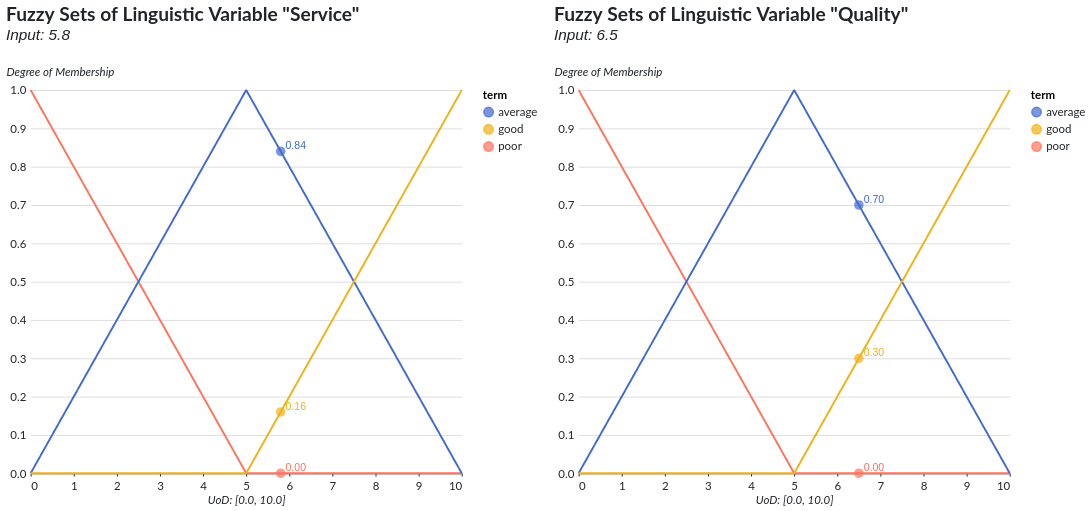

The cell this chart's notebook holds for it:
### Markdown cell above
### Visual Inference

### Code cell
plot_inference_inputs(fis=fis, crisp_inputs={"service": 5.8, "quality": 6.5}, resolution=1000)

### Figure 1 — Vega-Lite specification as saved in the notebook (floating-point values rounded to 4 significant figures; data arrays with more than 128 entries replaced by an {"elided": "..."} marker saying what was removed)
{"background": "#ffffff", "config": {"title": {"anchor": "start", "font": "Lato", "color": "#212529", "fontSize": 20, "fontStyle": "normal", "subtitleFontSize": 16, "subtitleColor": "#212529", "fontWeight": 700, "subtitleFontWeight": 400, "subtitleFontStyle": "italic", "dy": -20}, "legend": {"labelFont": "Lato", "labelFontSize": 12, "labelColor": "#212529", "padding": 0, "titleFontSize": 12, "titleFont": "Lato", "titleAnchor": "start", "titleFontWeight": 700}, "axis": {"titleFontSize": 12, "titleFontStyle": "italic", "titleFontWeight": 400, "titleFont": "Lato", "titleColor": "#212529", "labelFontSize": 12, "labelFont": "Lato", "labelColor": "#212529", "labelFontWeight": 400, "labelPadding": 5}, "axisY": {"domain": false, "grid": true, "grid_color": "#dee2e6", "gridWidth": 1, "ticks": false, "titleAngle": 0, "titleAlign": "left", "titleY": -12}, "axisX": {"domain": true, "domainColor": "#212529", "domainWidth": 1, "grid": false, "labelAngle": 0, "ticks": true, "tickColor": "#212529", "tickSize": 3}, "facet": {"spacing": 50}, "headerColumn": {"title": null, "titleFontSize": 14, "titleFontWeight": 700, "titleFont": "Lato", "labelAnchor": "middle", "labelFontSize": 12, "labelFontWeight": 700, "labelFont": "Lato"}, "headerRow": {"labelFont": "Lato", "labelFontSize": 12, "labelAngle": 0, "labelAlign": "left", "labelAnchor": "middle", "labelFontWeight": 700, "labelPadding": 25, "titleFont": "Lato", "titleFontSize": 14, "titleFontWeight": 700, "titleAngle": 0, "orient": "left", "title": null}, "area": {"fill": "#b6377a"}, "circle": {"fill": "#b6377a"}, "line": {"stroke": "#b6377a"}, "rule": {"stroke": "#212529"}, "path": {"stroke": "#b6377a"}, "point": {"stroke": "#b6377a"}, "rect": {"fill": "#b6377a"}, "shape": {"stroke": "#b6377a"}, "symbol": {"fill": "#b6377a"}, "bar": {"fill": "#b6377a"}, "view": {"stroke": "transparent"}, "range": {"category": {"scheme": "observable10"}, "diverging": {"scheme": "spectral"}, "heatmap": {"scheme": "magma"}, "ramp": {"scheme": "cividis"}, "ordinal": {"scheme": "lighttealblue"}}}, "hconcat": [{"layer": [{"data": {"name": "data-2ea804eb940e0d0d0b333dccad7f6015"}, "mark": {"type": "line"}, "encoding": {"color": {"field": "term", "type": "nominal"}, "x": {"field": "x", "title": "UoD: [0.0, 10.0]", "type": "quantitative"}, "y": {"field": "membership", "title": "Degree of Membership", "type": "quantitative"}}}, {"data": {"name": "data-c5016ae76859930f0529efeb5377bc64"}, "mark": {"type": "line"}, "encoding": {"color": {"field": "term", "type": "nominal"}, "x": {"field": "x", "title": "UoD: [0.0, 10.0]", "type": "quantitative"}, "y": {"field": "membership", "title": "Degree of Membership", "type": "quantitative"}}}, {"data": {"name": "data-ff572f8dda77b112482d2fc8d0913d43"}, "mark": {"type": "line"}, "encoding": {"color": {"field": "term", "type": "nominal"}, "x": {"field": "x", "title": "UoD: [0.0, 10.0]", "type": "quantitative"}, "y": {"field": "membership", "title": "Degree of Membership", "type": "quantitative"}}}, {"data": {"name": "data-d0610f0ae9d726c956b56d1393a06cb1"}, "mark": {"type": "circle", "filled": true, "size": 100}, "encoding": {"color": {"field": "term", "type": "nominal"}, "x": {"field": "x", "title": "UoD: [0.0, 10.0]", "type": "quantitative"}, "y": {"field": "membership", "title": "Degree of Membership", "type": "quantitative"}}}, {"data": {"name": "data-d0610f0ae9d726c956b56d1393a06cb1"}, "mark": {"type": "text", "align": "left", "dx": 5, "dy": -5}, "encoding": {"color": {"field": "term", "type": "nominal"}, "text": {"field": "membership", "format": ".2f", "type": "quantitative"}, "x": {"field": "x", "type": "quantitative"}, "y": {"field": "membership", "type": "quantitative"}}}], "height": 400, "title": {"text": "Fuzzy Sets of Linguistic Variable \"Service\"", "subtitle": "Input: 5.8"}, "width": 450}, {"layer": [{"data": {"name": "data-2ea804eb940e0d0d0b333dccad7f6015"}, "mark": {"type": "line"}, "encoding": {"color": {"field": "term", "type": "nominal"}, "x": {"field": "x", "title": "UoD: [0.0, 10.0]", "type": "quantitative"}, "y": {"field": "membership", "title": "Degree of Membership", "type": "quantitative"}}}, {"data": {"name": "data-c5016ae76859930f0529efeb5377bc64"}, "mark": {"type": "line"}, "encoding": {"color": {"field": "term", "type": "nominal"}, "x": {"field": "x", "title": "UoD: [0.0, 10.0]", "type": "quantitative"}, "y": {"field": "membership", "title": "Degree of Membership", "type": "quantitative"}}}, {"data": {"name": "data-ff572f8dda77b112482d2fc8d0913d43"}, "mark": {"type": "line"}, "encoding": {"color": {"field": "term", "type": "nominal"}, "x": {"field": "x", "title": "UoD: [0.0, 10.0]", "type": "quantitative"}, "y": {"field": "membership", "title": "Degree of Membership", "type": "quantitative"}}}, {"data": {"name": "data-ac002e309df6f6bb9c458a59c3276e03"}, "mark": {"type": "circle", "filled": true, "size": 100}, "encoding": {"color": {"field": "term", "type": "nominal"}, "x": {"field": "x", "title": "UoD: [0.0, 10.0]", "type": "quantitative"}, "y": {"field": "membership", "title": "Degree of Membership", "type": "quantitative"}}}, {"data": {"name": "data-ac002e309df6f6bb9c458a59c3276e03"}, "mark": {"type": "text", "align": "left", "dx": 5, "dy": -5}, "encoding": {"color": {"field": "term", "type": "nominal"}, "text": {"field": "membership", "format": ".2f", "type": "quantitative"}, "x": {"field": "x", "type": "quantitative"}, "y": {"field": "membership", "type": "quantitative"}}}], "height": 400, "title": {"text": "Fuzzy Sets of Linguistic Variable \"Quality\"", "subtitle": "Input: 6.5"}, "width": 450}], "resolve": {"scale": {"color": "independent", "x": "independent", "y": "independent"}}, "spacing": 15, "$schema": "https://vega.github.io/schema/vega-lite/v6.1.0.json", "datasets": {"data-2ea804eb940e0d0d0b333dccad7f6015": {"elided": "1000 records"}, "data-c5016ae76859930f0529efeb5377bc64": {"elided": "1000 records"}, "data-ff572f8dda77b112482d2fc8d0913d43": {"elided": "1000 records"}, "data-d0610f0ae9d726c956b56d1393a06cb1": [{"x": 5.8, "term": "poor", "membership": 0.0}, {"x": 5.8, "term": "average", "membership": 0.84}, {"x": 5.8, "term": "good", "membership": 0.16}], "data-ac002e309df6f6bb9c458a59c3276e03": [{"x": 6.5, "term": "poor", "membership": 0.0}, {"x": 6.5, "term": "average", "membership": 0.7}, {"x": 6.5, "term": "good", "membership": 0.3}]}}
